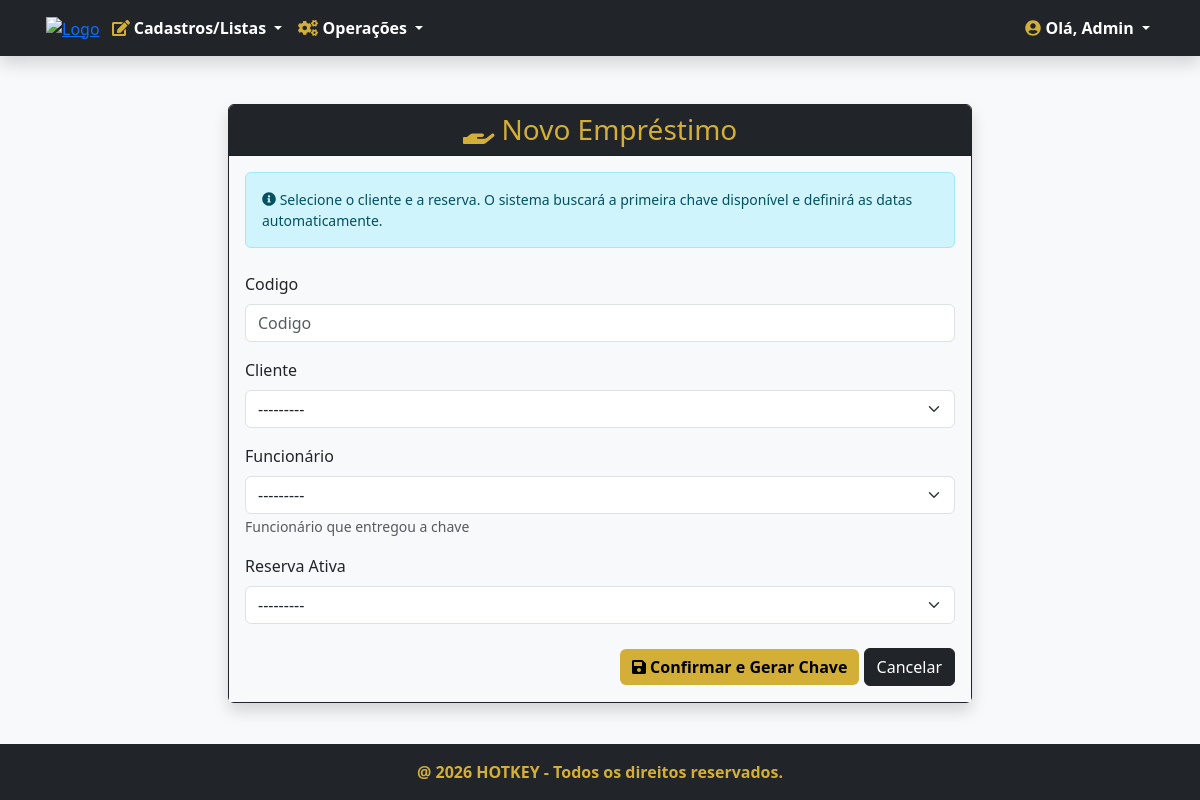
Page /emprestimos/adicionar/quarto/ (signed in) on the earlier database version.
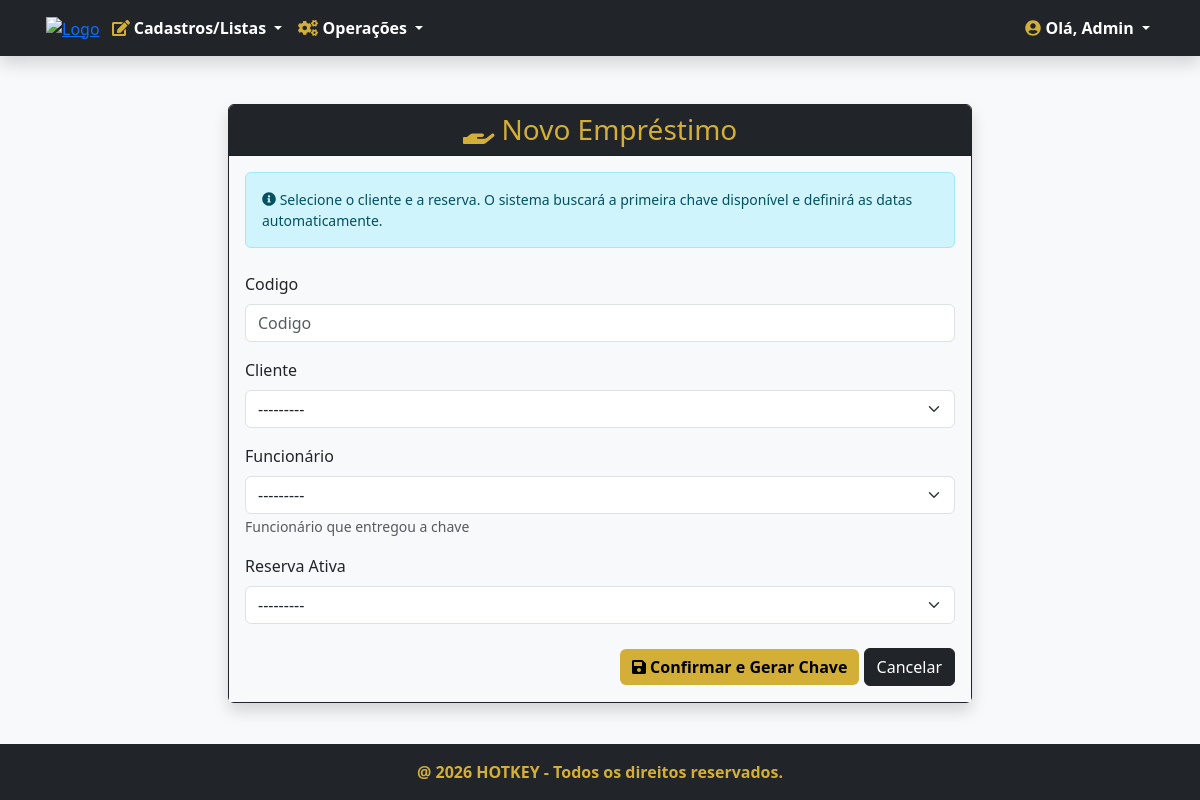
Same page on the later database version.
### reservas/models.py (models this page shows, shortened)
class Reserva(models.Model):
    STATUS_CHOICES = [
        ('ATIVA', 'Ativa'),
        ('ENCERRADA', 'Encerrada')
    ]
    codigo = models.CharField('Codigo', max_length=100, unique=True, help_text='Codigo da reserva')
    data_inicio = models.DateTimeField('Data de início', help_text='Data de início da reserva')
    data_fim = models.DateTimeField('Data de fim', help_text='Data de fim da reserva')
    status = models.CharField('Status', max_length=50, choices=STATUS_CHOICES, default='ATIVA')
    cliente = models.ForeignKey(clientes.models.Cliente, verbose_name='Cliente', help_text='Nome do Cliente',
                                on_delete=models.PROTECT, related_name='reserva_cliente')
    sala = models.ForeignKey(salas.models.Sala, verbose_name='Sala', help_text='Nome da Sala', on_delete=models.PROTECT,
                             related_name='sala')
    funcionario = models.ForeignKey(funcionarios.models.Funcionario, verbose_name='Funcionário',
                                    help_text='Nome do Funcionário', on_delete=models.PROTECT,
                                    related_name='funcionario')
    class Meta:
        verbose_name = 'Reserva'
        verbose_name_plural = 'Reservas'
    def __str__(self):
        return f"{self.codigo} - Cliente: {self.cliente.nome} - Sala: {self.sala.codigo}"

### salas/models.py (models this page shows, shortened)
class Sala(models.Model):
    TIPO_CHOICES = [
        ('QUARTO', 'Quarto'),
        ('SALA COMERCIAL','Sala Comercial')
    ]
    STATUS_CHOICES = [
        ('DISPONÍVEL','Disponível para reserva'),
        ('RESERVADA','Reservada')
    ]
    ANDAR_CHOICES = [
        ('1', 'Primeiro Andar'),
        ('2', 'Segundo Andar'),
        ('3', 'Terceiro Andar'),
        ('4', 'Quarto Andar'),
        ('5', 'Quinto Andar'),
        ('6', 'Sexto Andar'),
        ('7', 'Setimo Andar'),
        ('8', 'Oitavo Andar'),
    ]
    codigo = models.CharField('Codigo', max_length=100,help_text='Identificador da sala')
    tipo = models.CharField('Tipo', max_length=50, choices=TIPO_CHOICES, default='QUARTO')
    status = models.CharField('Status',max_length=50,choices=STATUS_CHOICES,help_text='Status da sala',default='DISPONÍVEL')
    andar = models.CharField('Andar',max_length=50,choices=ANDAR_CHOICES,null=True, blank=True)
    bloco = models.ForeignKey('blocos.Bloco', on_delete=models.PROTECT, null=True, blank=True)
    class Meta:
        verbose_name = 'Sala'
        verbose_name_plural = 'Salas'

### emprestimos/views.py (the view, shortened to what this page needs)
# urls.py: path('adicionar/quarto/', EmprestimoQuartoCreateView.as_view(), name='emprestimo_quarto_adicionar'),
class EmprestimoQuartoCreateView(PermissionRequiredMixin,SuccessMessageMixin,CreateView):
    permission_required = 'emprestimos.add_emprestimo'
    permission_denied_message = 'Cadastrar empréstimo'
    model = Emprestimo
    form_class = EmprestimoQuartoForm
    template_name = 'emprestimo_form.html'
    success_url = reverse_lazy('emprestimos')

### emprestimos/forms.py
class EmprestimoQuartoForm(forms.ModelForm):
    cliente = forms.ModelChoiceField(queryset=Cliente.objects.all(), label="Cliente")
    reserva = forms.ModelChoiceField(
        queryset=Reserva.objects.filter(sala__tipo='QUARTO', status='ATIVA'),
        label="Reserva Ativa"
    )
    class Meta:
        model = Emprestimo
        fields = ['codigo', 'cliente', 'funcionario', 'reserva']

### clientes/models.py (called while the page is built)
    def __str__(self):
        return f"{self.nome} - CPF: {self.cpf}"

### funcionarios/models.py (called while the page is built)
    def __str__(super):
        return f"{super.nome} - Cargo {super.get_cargo_display()}"

### emprestimos/templates/emprestimo_form.html (shortened to what this page needs)
{% extends 'index.html' %}
{% load django_bootstrap5 %}
{% block content %}
<div class="container mt-5">
    <div class="card shadow m-3 col-md-8 mx-auto border-dark">
        <div class="card-header bg-dark text-gold text-center">
            <h3 class="m-0"><i class="fas fa-hand-holding"></i> Novo Empréstimo</h3>
        </div>
        <div class="card-body bg-light">
            <div class="alert alert-info small mb-4">
                <i class="fas fa-info-circle"></i> Selecione o cliente e a reserva. O sistema buscará a primeira chave disponível e definirá as datas automaticamente.
            </div>
            <form method="POST">
                {% bootstrap_form form %}
                <div class="text-end mt-4">
                    <button class="btn btn-gold" type="submit"><i class="fas fa-save"></i> Confirmar e Gerar Chave</button>
                    <a href="{% url 'emprestimos' %}" class="btn btn-dark text-white">Cancelar</a>
                </div>
            </form>
        </div>
    </div>
</div>
{% endblock %}

Differences in the rows shown:
no longer on this page (row edited): Reserva: cliente "---------"
Other differences:
form field cliente: (not shown) → "---------"
